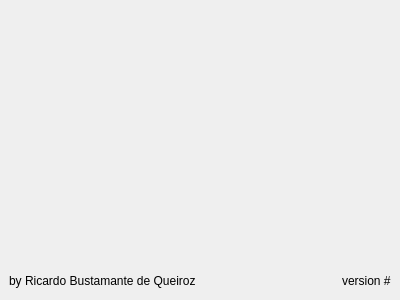
<?xml version="1.0" encoding="UTF-8"?>
<ui version="4.0">
 <class>SplashScreenWidget</class>
 <widget class="QWidget" name="SplashScreenWidget">
  <property name="geometry">
   <rect>
    <x>0</x>
    <y>0</y>
    <width>400</width>
    <height>300</height>
   </rect>
  </property>
  <property name="windowTitle">
   <string>Form</string>
  </property>
  <property name="accessibleName">
   <string notr="true"/>
  </property>
  <property name="styleSheet">
   <string notr="true"/>
  </property>
  <layout class="QVBoxLayout" name="verticalLayout">
   <property name="spacing">
    <number>0</number>
   </property>
   <property name="leftMargin">
    <number>0</number>
   </property>
   <property name="topMargin">
    <number>0</number>
   </property>
   <property name="rightMargin">
    <number>0</number>
   </property>
   <property name="bottomMargin">
    <number>0</number>
   </property>
   <item>
    <widget class="QWidget" name="widget" native="true">
     <property name="accessibleName">
      <string>SplashBG</string>
     </property>
     <property name="autoFillBackground">
      <bool>true</bool>
     </property>
     <property name="styleSheet">
      <string notr="true">[accessibleName=&quot;SplashBG&quot;]{
	border-image: url(:/images/splash.png);
}
</string>
     </property>
     <layout class="QVBoxLayout" name="verticalLayout_2">
      <item>
       <spacer name="verticalSpacer">
        <property name="orientation">
         <enum>Qt::Vertical</enum>
        </property>
        <property name="sizeHint" stdset="0">
         <size>
          <width>20</width>
          <height>40</height>
         </size>
        </property>
       </spacer>
      </item>
      <item>
       <layout class="QHBoxLayout" name="horizontalLayout">
        <item>
         <widget class="QLabel" name="label_2">
          <property name="text">
           <string>by Ricardo Bustamante de Queiroz</string>
          </property>
         </widget>
        </item>
        <item>
         <spacer name="horizontalSpacer">
          <property name="orientation">
           <enum>Qt::Horizontal</enum>
          </property>
          <property name="sizeHint" stdset="0">
           <size>
            <width>40</width>
            <height>20</height>
           </size>
          </property>
         </spacer>
        </item>
        <item>
         <widget class="QLabel" name="label">
          <property name="text">
           <string>version #</string>
          </property>
         </widget>
        </item>
       </layout>
      </item>
     </layout>
    </widget>
   </item>
  </layout>
 </widget>
 <resources/>
 <connections/>
</ui>
